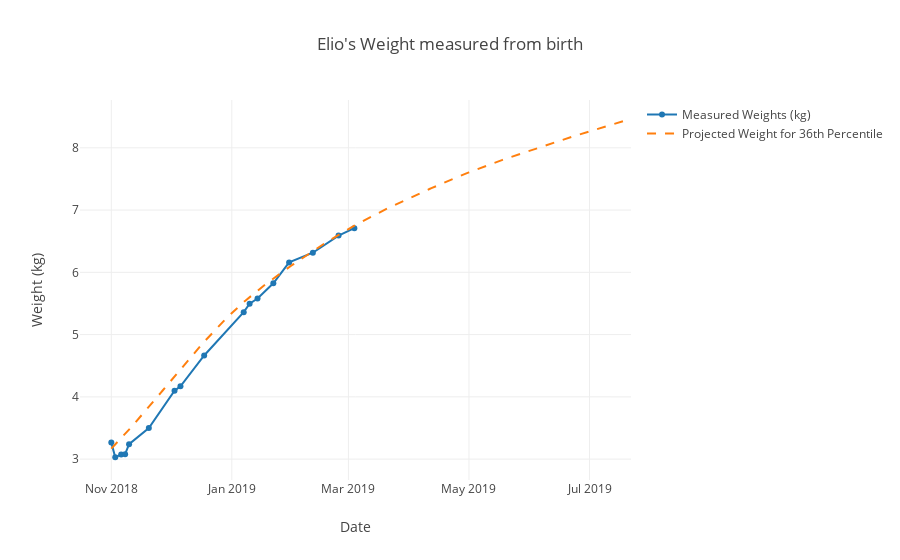

Here is the notebook cell this chart was saved with:
### Code cell
fig = go.Figure(data=[meas,proj],layout=layout)
#Image(pio.to_image(fig,width=1200,height=600))

iplot(fig) # interative

### Figure 1 — Plotly figure (JSON) as saved in the notebook; plotly's stock layout.template omitted (floating-point values rounded to 4 significant figures; data arrays with more than 128 entries replaced by an {"elided": "..."} marker saying what was removed)
{"data": [{"name": "Measured Weights (kg)", "type": "scatter", "uid": "ba6fd59f-1753-4d8c-8f9e-6a749d77c2cb", "x": ["2018-11-01", "2018-11-03", "2018-11-06", "2018-11-08", "2018-11-10", "2018-11-20", "2018-12-03", "2018-12-06", "2018-12-18", "2019-01-07", "2019-01-10", "2019-01-14", "2019-01-22", "2019-01-30", "2019-02-11", "2019-02-24", "2019-03-04"], "y": [3.265, 3.03, 3.075, 3.08, 3.24, 3.5, 4.1, 4.17, 4.665, 5.36, 5.495, 5.58, 5.825, 6.16, 6.315, 6.59, 6.71]}, {"line": {"dash": "dash"}, "name": "Projected Weight for 36th Percentile", "type": "scatter", "uid": "b6266b23-d924-458d-9b05-d7cd3bac2cf6", "x": {"elided": "264 str values"}, "y": {"elided": "264 float values"}}], "layout": {"title": {"text": "Elio's Weight measured from birth"}, "xaxis": {"title": {"text": "Date"}}, "yaxis": {"title": {"text": "Weight (kg)"}}}}
